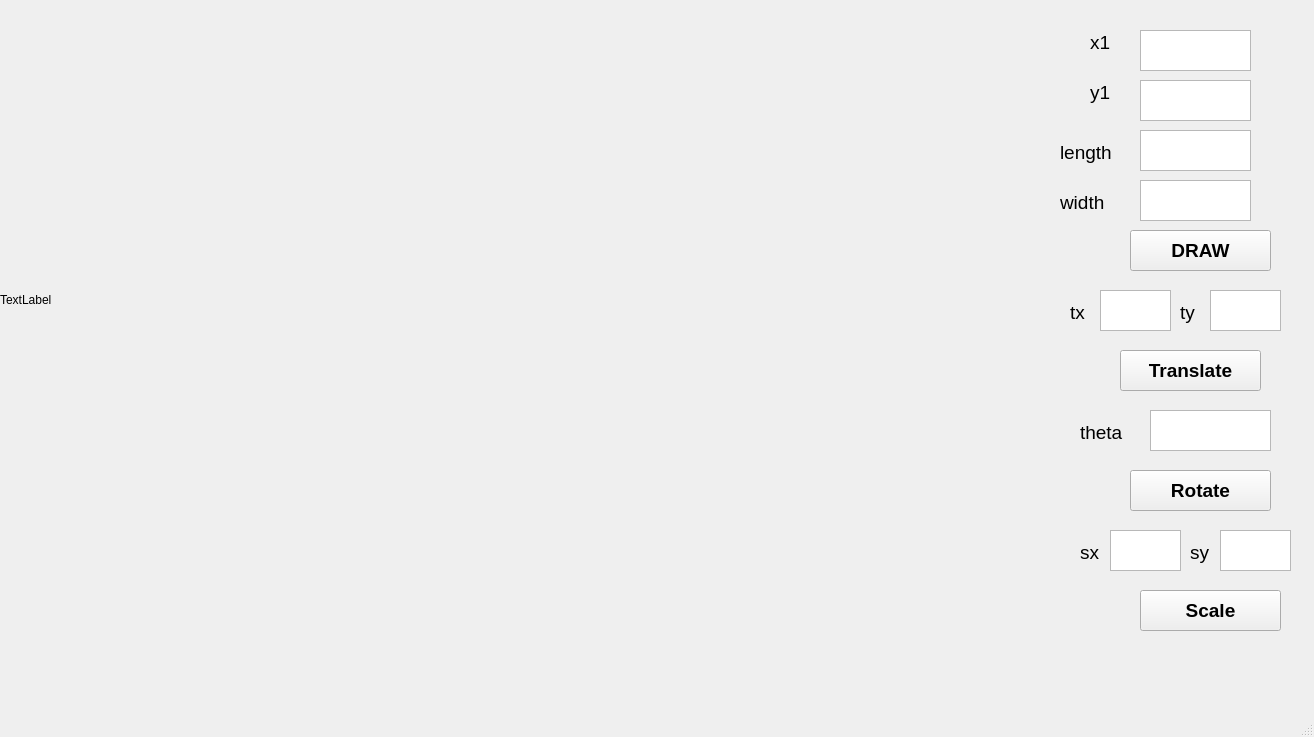
<?xml version="1.0" encoding="UTF-8"?>
<ui version="4.0">
 <class>MainWindow</class>
 <widget class="QMainWindow" name="MainWindow">
  <property name="geometry">
   <rect>
    <x>0</x>
    <y>0</y>
    <width>1314</width>
    <height>737</height>
   </rect>
  </property>
  <property name="windowTitle">
   <string>MainWindow</string>
  </property>
  <widget class="QWidget" name="centralwidget">
   <widget class="QLabel" name="label">
    <property name="geometry">
     <rect>
      <x>0</x>
      <y>0</y>
      <width>600</width>
      <height>600</height>
     </rect>
    </property>
    <property name="text">
     <string>TextLabel</string>
    </property>
   </widget>
   <widget class="QLabel" name="label_2">
    <property name="geometry">
     <rect>
      <x>1090</x>
      <y>20</y>
      <width>100</width>
      <height>45</height>
     </rect>
    </property>
    <property name="font">
     <font>
      <pointsize>14</pointsize>
     </font>
    </property>
    <property name="text">
     <string>x1</string>
    </property>
   </widget>
   <widget class="QLabel" name="label_3">
    <property name="geometry">
     <rect>
      <x>1090</x>
      <y>70</y>
      <width>100</width>
      <height>45</height>
     </rect>
    </property>
    <property name="font">
     <font>
      <pointsize>14</pointsize>
     </font>
    </property>
    <property name="text">
     <string>y1</string>
    </property>
   </widget>
   <widget class="QLabel" name="label_4">
    <property name="geometry">
     <rect>
      <x>1060</x>
      <y>130</y>
      <width>100</width>
      <height>45</height>
     </rect>
    </property>
    <property name="font">
     <font>
      <pointsize>14</pointsize>
     </font>
    </property>
    <property name="text">
     <string>length</string>
    </property>
   </widget>
   <widget class="QLabel" name="label_5">
    <property name="geometry">
     <rect>
      <x>1060</x>
      <y>180</y>
      <width>100</width>
      <height>45</height>
     </rect>
    </property>
    <property name="font">
     <font>
      <pointsize>14</pointsize>
     </font>
    </property>
    <property name="text">
     <string>width</string>
    </property>
   </widget>
   <widget class="QLabel" name="label_6">
    <property name="geometry">
     <rect>
      <x>1070</x>
      <y>290</y>
      <width>100</width>
      <height>45</height>
     </rect>
    </property>
    <property name="font">
     <font>
      <pointsize>14</pointsize>
     </font>
    </property>
    <property name="text">
     <string>tx</string>
    </property>
   </widget>
   <widget class="QLabel" name="label_7">
    <property name="geometry">
     <rect>
      <x>1180</x>
      <y>290</y>
      <width>100</width>
      <height>45</height>
     </rect>
    </property>
    <property name="font">
     <font>
      <pointsize>14</pointsize>
     </font>
    </property>
    <property name="text">
     <string>ty</string>
    </property>
   </widget>
   <widget class="QLabel" name="label_8">
    <property name="geometry">
     <rect>
      <x>1080</x>
      <y>410</y>
      <width>100</width>
      <height>45</height>
     </rect>
    </property>
    <property name="font">
     <font>
      <pointsize>14</pointsize>
     </font>
    </property>
    <property name="text">
     <string>theta</string>
    </property>
   </widget>
   <widget class="QLabel" name="label_9">
    <property name="geometry">
     <rect>
      <x>1080</x>
      <y>530</y>
      <width>100</width>
      <height>45</height>
     </rect>
    </property>
    <property name="font">
     <font>
      <pointsize>14</pointsize>
     </font>
    </property>
    <property name="text">
     <string>sx</string>
    </property>
   </widget>
   <widget class="QLabel" name="label_10">
    <property name="geometry">
     <rect>
      <x>1190</x>
      <y>530</y>
      <width>100</width>
      <height>45</height>
     </rect>
    </property>
    <property name="font">
     <font>
      <pointsize>14</pointsize>
     </font>
    </property>
    <property name="text">
     <string>sy</string>
    </property>
   </widget>
   <widget class="QTextEdit" name="textEdit">
    <property name="geometry">
     <rect>
      <x>1140</x>
      <y>30</y>
      <width>111</width>
      <height>41</height>
     </rect>
    </property>
   </widget>
   <widget class="QTextEdit" name="textEdit_2">
    <property name="geometry">
     <rect>
      <x>1140</x>
      <y>80</y>
      <width>111</width>
      <height>41</height>
     </rect>
    </property>
   </widget>
   <widget class="QTextEdit" name="textEdit_3">
    <property name="geometry">
     <rect>
      <x>1140</x>
      <y>130</y>
      <width>111</width>
      <height>41</height>
     </rect>
    </property>
   </widget>
   <widget class="QTextEdit" name="textEdit_4">
    <property name="geometry">
     <rect>
      <x>1140</x>
      <y>180</y>
      <width>111</width>
      <height>41</height>
     </rect>
    </property>
   </widget>
   <widget class="QTextEdit" name="textEdit_5">
    <property name="geometry">
     <rect>
      <x>1100</x>
      <y>290</y>
      <width>71</width>
      <height>41</height>
     </rect>
    </property>
   </widget>
   <widget class="QTextEdit" name="textEdit_6">
    <property name="geometry">
     <rect>
      <x>1210</x>
      <y>290</y>
      <width>71</width>
      <height>41</height>
     </rect>
    </property>
   </widget>
   <widget class="QTextEdit" name="textEdit_7">
    <property name="geometry">
     <rect>
      <x>1150</x>
      <y>410</y>
      <width>121</width>
      <height>41</height>
     </rect>
    </property>
   </widget>
   <widget class="QTextEdit" name="textEdit_8">
    <property name="geometry">
     <rect>
      <x>1110</x>
      <y>530</y>
      <width>71</width>
      <height>41</height>
     </rect>
    </property>
   </widget>
   <widget class="QTextEdit" name="textEdit_9">
    <property name="geometry">
     <rect>
      <x>1220</x>
      <y>530</y>
      <width>71</width>
      <height>41</height>
     </rect>
    </property>
   </widget>
   <widget class="QPushButton" name="pushButton">
    <property name="geometry">
     <rect>
      <x>1130</x>
      <y>230</y>
      <width>141</width>
      <height>41</height>
     </rect>
    </property>
    <property name="font">
     <font>
      <pointsize>14</pointsize>
      <bold>true</bold>
     </font>
    </property>
    <property name="text">
     <string>DRAW</string>
    </property>
   </widget>
   <widget class="QPushButton" name="pushButton_2">
    <property name="geometry">
     <rect>
      <x>1120</x>
      <y>350</y>
      <width>141</width>
      <height>41</height>
     </rect>
    </property>
    <property name="font">
     <font>
      <pointsize>14</pointsize>
      <bold>true</bold>
     </font>
    </property>
    <property name="text">
     <string>Translate</string>
    </property>
   </widget>
   <widget class="QPushButton" name="pushButton_3">
    <property name="geometry">
     <rect>
      <x>1130</x>
      <y>470</y>
      <width>141</width>
      <height>41</height>
     </rect>
    </property>
    <property name="font">
     <font>
      <pointsize>14</pointsize>
      <bold>true</bold>
     </font>
    </property>
    <property name="text">
     <string>Rotate</string>
    </property>
   </widget>
   <widget class="QPushButton" name="pushButton_4">
    <property name="geometry">
     <rect>
      <x>1140</x>
      <y>590</y>
      <width>141</width>
      <height>41</height>
     </rect>
    </property>
    <property name="font">
     <font>
      <pointsize>14</pointsize>
      <bold>true</bold>
     </font>
    </property>
    <property name="text">
     <string>Scale</string>
    </property>
   </widget>
  </widget>
  <widget class="QMenuBar" name="menubar">
   <property name="geometry">
    <rect>
     <x>0</x>
     <y>0</y>
     <width>1314</width>
     <height>26</height>
    </rect>
   </property>
  </widget>
  <widget class="QStatusBar" name="statusbar"/>
 </widget>
 <resources/>
 <connections/>
</ui>
